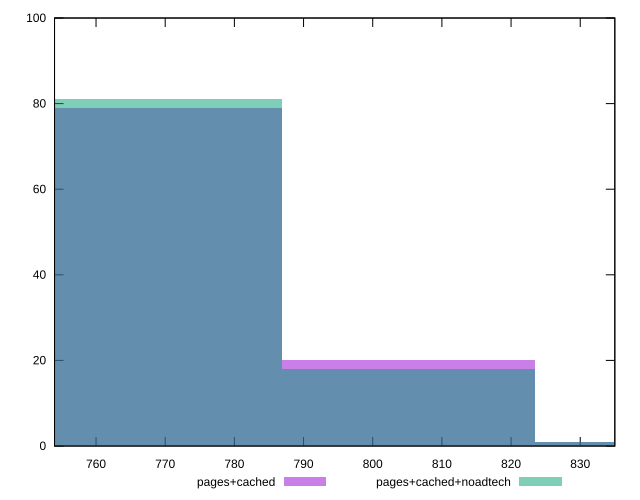

The script that saved this image:
reset

$pagesCached <<EOF
841.7622729614966 1
768.5655535735403 79
805.1639132675184 20
EOF

$pagesCachedNoadtech <<EOF
841.7622729614966 1
768.5655535735403 81
805.1639132675184 18
EOF

set key outside below
set boxwidth 36.59835969397811
set xrange [754:835]
set yrange [0:100]
set trange [0:100]
set style fill transparent solid 0.5 noborder
set terminal svg size 640, 500 enhanced background rgb 'white'
set output "report_00018_2021-02-10T15-25-16.877Z/uses-rel-preload/comparison/histogram/1_vs_2.svg"

plot $pagesCached title "pages+cached" with boxes, \
     $pagesCachedNoadtech title "pages+cached+noadtech" with boxes

reset
